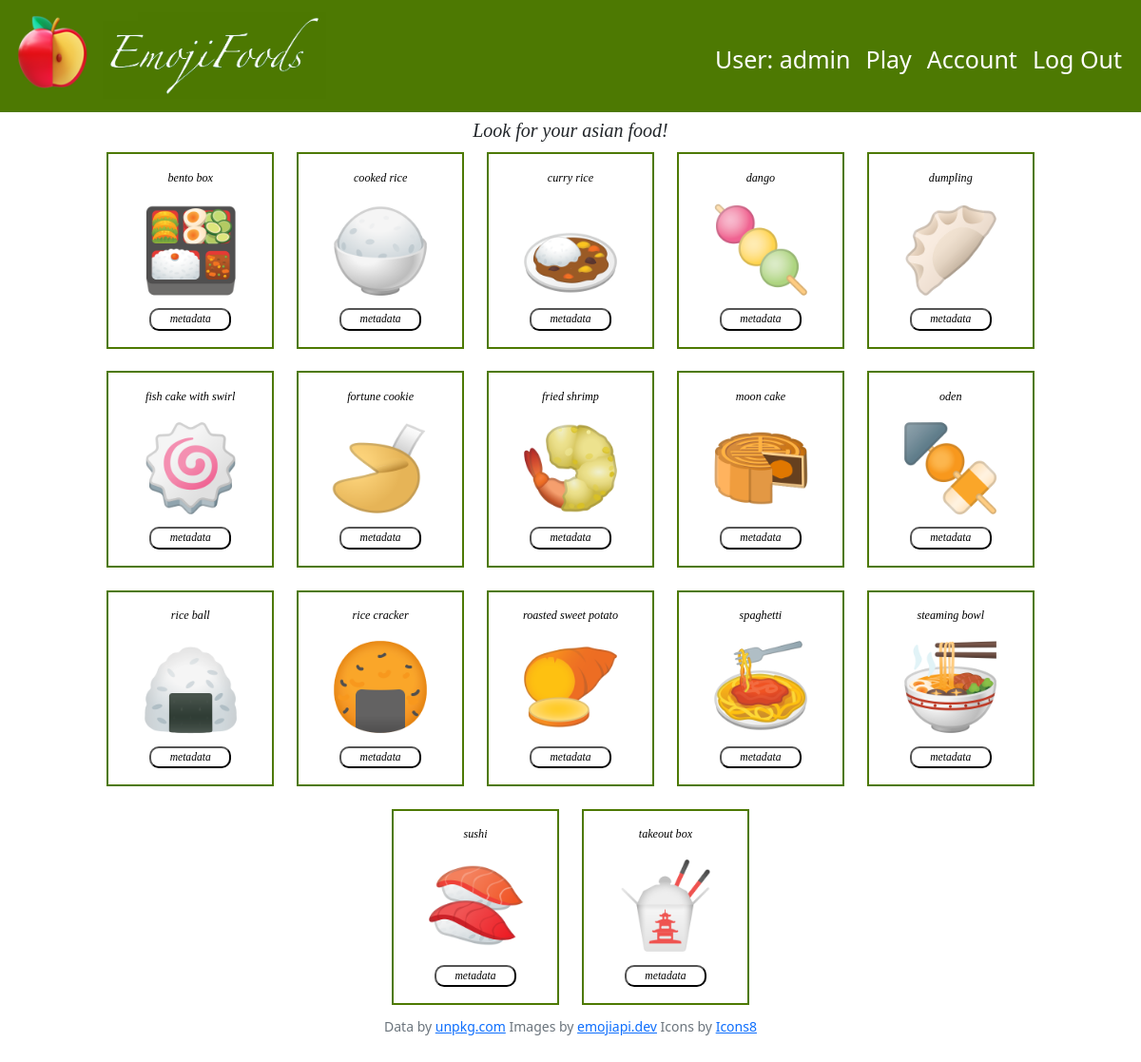
The page /asian (signed in) on the database its author committed.
### tables this page shows
CREATE TABLE users (
user_id INTEGER PRIMARY KEY,
username TEXT UNIQUE,
password TEXT
);

CREATE TABLE emojis (emoji_id INTEGER PRIMARY KEY, codes TEXT,    name TEXT, img_name TEXT, char TEXT, subgroup TEXT);

### app.py (the view)
@app.route("/asian")
@login_required
def asian():
    user_id = session["user_id"]
    username = db.execute("SELECT username FROM users WHERE user_id = ?", user_id)[0]["username"]
    list_asian = db.execute("SELECT * FROM emojis WHERE subgroup = ? ORDER BY name", "food-asian")
    return render_template("asian.html", list_subgroup=list_asian, username=username)

### app.py (called while the page is built)
@app.after_request
def after_request(response):
    response.headers["Cache-Control"] = "no-cache, no-store, must-revalidate"
    response.headers["Expires"] = 0
    response.headers["Pragma"] = "no-cache"
    return response

### helpers.py (called while the page is built)
def login_required(f):
    @wraps(f)
    def decorated_function(*args, **kwargs):
        if session.get("user_id") is None:
            return redirect("/login")
        return f(*args, **kwargs)
    return decorated_function

### templates/asian.html (shortened to what this page needs)
{% extends "layout.html" %}
{% block main %}
    <h2 id="headers">Look for your asian food!</h2>
    <div class="items-container">
        {% for item in list_subgroup %}
            <div class="items-cols">
                <p class="emoji-name">{{ item["name"] }}</p>
                <img class="image-sell" src="/static/images_food/{{ item['img_name'] }}" alt="/static/images/{{ item['img_name'] }}">
                <form action="/metadata" method="post">
                    <button type="submit" class="info-btn" name="submit_meta" value="{{ item['codes'] }}">metadata</button>
                </form>
            </div>
        {% endfor %}
    </div>
{% endblock %}

### templates/layout.html (shortened to what this page needs)
<!DOCTYPE html>
<html lang="en">
    <head>
        <link href="https://cdn.jsdelivr.net/npm/bootstrap@5.1.3/dist/css/bootstrap.min.css" rel="stylesheet">
        <link href="/static/styles.css" rel="stylesheet">
    </head>
    <body>
        <nav class="navbar navbar-expand-md navbar-light" id="signer">
            <div class="container-fluid">
                <a class="navbar-brand" href="/">
                    <img id="emojiimage"src="/static/images_design/apple.png">
                    <img id="emojisign" src="/static/images_design/emojifoods.png">
                </a>
                <div class="collapse navbar-collapse" id="navbar">
                    {% if session["user_id"] %}
                        <ul class="navbar-nav ms-auto mt-2">
                            <li class="nav-item"><a class="nav-link">User: {{ username }}</a></li>
                            <li class="nav-item"><a class="nav-link" href="/play">Play</a></li>
                            <li class="nav-item"><a class="nav-link" href="/account">Account</a></li>
                            <li class="nav-item"><a class="nav-link" href="/logout">Log Out</a></li>
                        </ul>
                    {% else %}
                        <ul class="navbar-nav ms-auto mt-2">
                            <li class="nav-item"><a class="nav-link" href="/register">Register</a></li>
                            <li class="nav-item"><a class="nav-link" href="/login">Log In</a></li>
                        </ul>
                    {% endif %}
                </div>
            </div>
        </nav>
        <main>
            <div class="container-fluid pt-2">
                {% block main %}{% endblock %}
            </div>
        </main>
        <footer class="mb-5 small text-center text-muted">
            Data by <a href="https://unpkg.com/emoji.json@14.0.0/emoji.json">unpkg.com</a>
            Images by <a href="https://emojiapi.dev/">emojiapi.dev</a>
            Icons by <a target="_blank" href="https://icons8.com">Icons8</a>
        </footer>
    </body>
</html>

### static/styles.css (style rules this page uses)
#navbar .nav-link { font-size: 25px; color: #FFFFFF; }
nav .navbar-brand { font-size: xx-large; }
#signer { background-color: #4D7902; }
#emojiimage { width: 13%; object-fit: cover; }
#emojisign { width: 35%; object-fit: cover; }
.container-fluid { margin-right: auto; margin-left: auto; }
#headers { font: italic 150% Georgia; font-size: calc(0.5rem + 1vw); text-align: center; margin: auto; }
.emoji-name { width: 100%; float: right; margin-top: 10%; font: italic 100% Georgia; font-size: calc(0.01rem + 1vw); text-align: center; }
.image-sell { display: block; width: 60%; margin-left: auto; margin-right: auto; margin-bottom: 6%; }
.items-container { width: 100%; display: flex; flex-wrap: wrap; justify-content: center; }
.items-container>* { flex: 0 0 15%; }
.items-cols { background-color: #FFFFFF; border: 2px solid #4D7902; color: black; margin: 1% 1% 1% 1%; cursor: default; width: 15%; }
.info-btn { display: flex; width: 50%; height: 12%; margin-left: auto; margin-right: auto; margin-bottom: 10%; background-color:#FFFFFF; border-radius: 10px; justify-content: center; font-size: calc(0.35rem + 0.5vw); font-family: georgia; font-style: italic; }

### rows shown on the page
users: username "admin"
emojis: name "bento box", img_name (picture)
emojis: name "cooked rice", img_name (picture)
emojis: name "curry rice", img_name (picture)
emojis: name "dango", img_name (picture)
emojis: name "dumpling", img_name (picture)
emojis: name "fish cake with swirl", img_name (picture)
emojis: name "fortune cookie", img_name (picture)
emojis: name "fried shrimp", img_name (picture)
emojis: name "moon cake", img_name (picture)
emojis: name "oden", img_name (picture)
emojis: name "rice ball", img_name (picture)
emojis: name "rice cracker", img_name (picture)
emojis: name "roasted sweet potato", img_name (picture)
emojis: name "spaghetti", img_name (picture)
emojis: name "steaming bowl", img_name (picture)
emojis: name "sushi", img_name (picture)
emojis: name "takeout box", img_name (picture)
